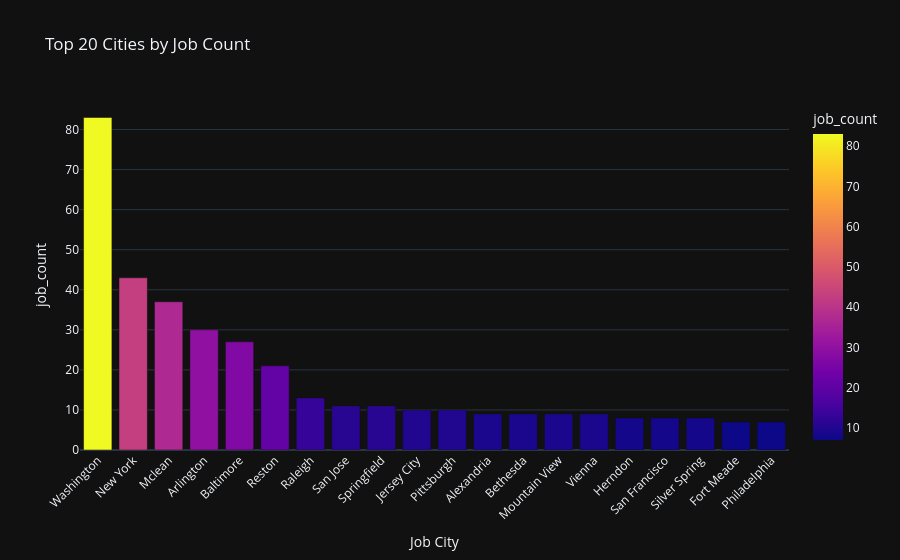

Notebook code cell kept with this figure:
### Code cell
# Top 20 Cities by Job Count
fig = px.bar(
    df[df["Job City"] != "Unknown"].groupby("Job City").size().reset_index(name="job_count").nlargest(20, "job_count"),
    x="Job City", y="job_count", color="job_count",
    color_continuous_scale="plasma",
    title="Top 20 Cities by Job Count",
    template="plotly_dark"
)
fig.update_layout(xaxis_tickangle=-45)
fig.write_image("charts/04_top_cities.png")
fig.show()

### Figure 1 — Plotly figure (JSON) as saved in the notebook; plotly's stock layout.template omitted (floating-point values rounded to 4 significant figures)
{"data": [{"hovertemplate": "Job City=%{x}<br>job_count=%{marker.color}<extra></extra>", "legendgroup": "", "marker": {"color": [83, 43, 37, 30, 27, 21, 13, 11, 11, 10, 10, 9, 9, 9, 9, 8, 8, 8, 7, 7], "coloraxis": "coloraxis", "pattern": {"shape": ""}}, "name": "", "orientation": "v", "showlegend": false, "textposition": "auto", "type": "bar", "x": ["Washington", "New York", "Mclean", "Arlington", "Baltimore", "Reston", "Raleigh", "San Jose", "Springfield", "Jersey City", "Pittsburgh", "Alexandria", "Bethesda", "Mountain View", "Vienna", "Herndon", "San Francisco", "Silver Spring", "Fort Meade", "Philadelphia"], "xaxis": "x", "y": [83, 43, 37, 30, 27, 21, 13, 11, 11, 10, 10, 9, 9, 9, 9, 8, 8, 8, 7, 7], "yaxis": "y"}], "layout": {"barmode": "relative", "coloraxis": {"colorbar": {"title": {"text": "job_count"}}, "colorscale": [[0, "#0d0887"], [0.1111, "#46039f"], [0.2222, "#7201a8"], [0.3333, "#9c179e"], [0.4444, "#bd3786"], [0.5556, "#d8576b"], [0.6667, "#ed7953"], [0.7778, "#fb9f3a"], [0.8889, "#fdca26"], [1, "#f0f921"]]}, "legend": {"tracegroupgap": 0}, "title": {"text": "Top 20 Cities by Job Count"}, "xaxis": {"anchor": "y", "domain": [0, 1], "tickangle": -45, "title": {"text": "Job City"}}, "yaxis": {"anchor": "x", "domain": [0, 1], "title": {"text": "job_count"}}}}
